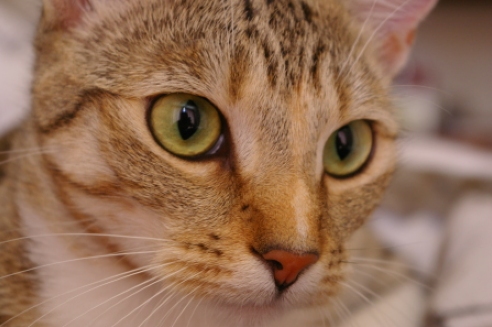
#> input picture cat.png, 492 x 327 px
$ jupyter execute main.ipynb
#> lines starting #> are read from the running program, lines starting #| are printed output that depends on the picture
MEMBER A

[cell 1]
import cv2
import numpy as np
import matplotlib.pyplot as plt

img = cv2.imread("cat.png")
#> img is the input picture: shape (327, 492, 3); mean B, G, R 86.1, 110.9, 147.2
avg_gray = img.mean(axis=2).astype(np.uint8)
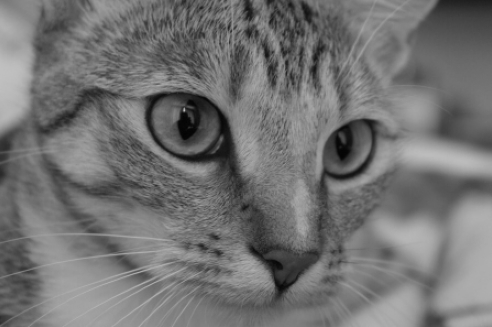
#> avg_gray: shape (327, 492); min 3, max 192, mean 114.4
weighted_gray = cv2.cvtColor(img, cv2.COLOR_BGR2GRAY)

[cell 2]
# pick a small region (rows y0:y1, cols x0:x1)
y0, x0, size = 100, 100, 100
a = avg_gray[y0:y0+size, x0:x0+size]
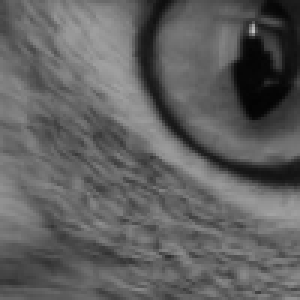
#> a: shape (100, 100) (shown 3 times larger); min 3, max 190, mean 95.7
w = weighted_gray[y0:y0+size, x0:x0+size]

# cast to float first: uint8 subtraction wraps around (3 - 5 = 254)
diff = w.astype(float) - a.astype(float)
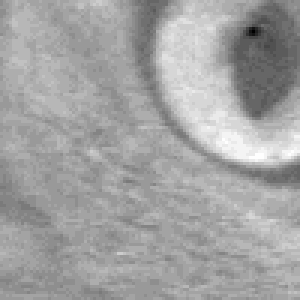
#> diff: shape (100, 100) float64 (shown 3 times larger); min -9, max 16, mean 6.96; drawn with min black and max white

fig, ax = plt.subplots(1, 3, figsize=(12, 4))
ax[0].imshow(a, cmap="gray", vmin=0, vmax=255); ax[0].set_title("avg_gray")
ax[1].imshow(w, cmap="gray", vmin=0, vmax=255); ax[1].set_title("weighted_gray")
ax[2].imshow(diff, cmap="bwr", vmin=-30, vmax=30); ax[2].set_title("weighted - avg")
for axis in ax: axis.axis("off")
plt.show()
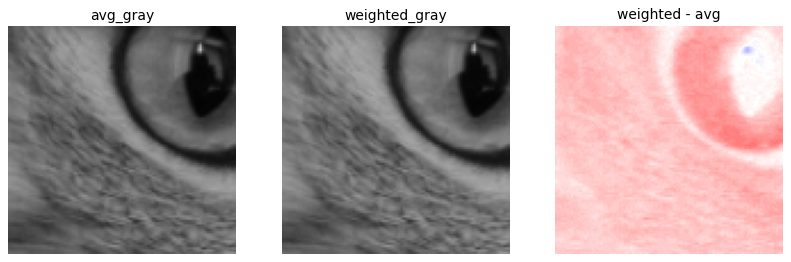
#> figure drawn by matplotlib, 3 panels

print("avg_gray:\n", a)
#> (printed output is left out)
print("weighted_gray:\n", w)
#> (printed output is left out)
print("difference:\n", diff)
#> (printed output is left out)
print("mean abs diff:", np.abs(diff).mean(), " max:", np.abs(diff).max())
#| mean abs diff: 6.9902  max: 16.0

Member B

[cell 3]
def convert_bits(img,b):
#> called with b = 2
    step = 255 / (2**b - 1)
    index = np.round(img / step)
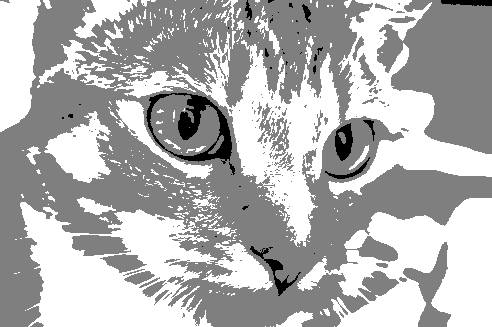
#> index: shape (327, 492) float64; min 0, max 2, mean 1.39; drawn with min black and max white
    recon = index * step
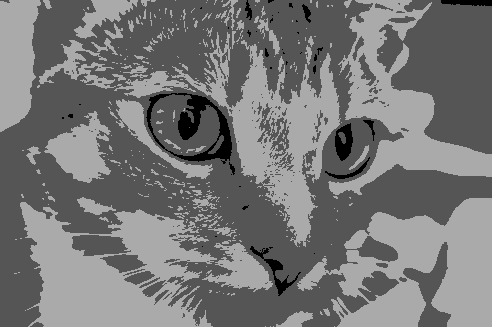
#> recon: shape (327, 492) float64; min 0, max 170, mean 118.4
    return recon

[cell 4]
bits2_img = convert_bits(weighted_gray, 2)
bits3_img = convert_bits(weighted_gray, 3)
bits4_img = convert_bits(weighted_gray, 4)
#> call 3 of convert_bits, with b = 4
#> in convert_bits (call 3), `index = np.round(img / step)`:
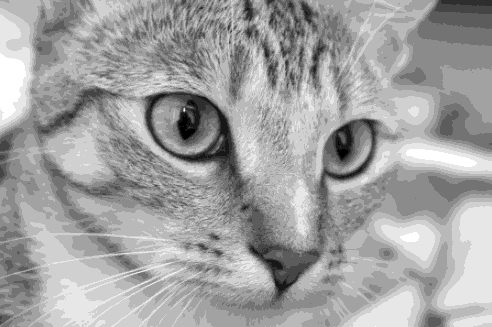
#> index: shape (327, 492) float64; min 0, max 11, mean 6.99; drawn with min black and max white

fig, ax = plt.subplots(1, 4, figsize=(20,10))
ax[0].imshow(bits2_img, cmap="gray", vmin=0, vmax=255); ax[0].set_title("2 bits")
ax[1].imshow(bits3_img, cmap="gray", vmin=0, vmax=255); ax[1].set_title("3 bits")
ax[2].imshow(bits4_img, cmap="gray", vmin=0, vmax=255); ax[2].set_title("4 bits")
ax[3].imshow(weighted_gray, cmap="gray", vmin=0, vmax=255); ax[3].set_title("8 bits")
for axis in ax: axis.axis("off")
plt.show()

MEMBER C

[cell 5]
def mean_abs_err(img):
    return np.abs(weighted_gray.astype(float) - img.astype(float)).mean()

[cell 6]
IMAGE = [bits2_img, bits3_img, bits4_img]
mae = [mean_abs_err(i) for i in IMAGE]
#> mae = [22.86, 9.21, 4.24]

[cell 7]
bits = [2, 3, 4]

plt.plot(bits, mae, "o-")          # "o-" = dots joined by a line
for b, e in zip(bits, mae):
    plt.text(b, e, f" {e:.2f}")    # write the value next to each dot
#> this loop made 3 passes
#> e on passes 1 to 3: 22.86, 9.21, 4.24
plt.xticks(bits)                   # show only 2, 3, 4 on the x-axis
plt.xlabel("bits")
plt.axhline(y=10, color="red", linestyle="--", label="threshold = 10")
plt.ylabel("mean absolute error")
plt.title("Quantization error vs bits")
plt.grid(True)
plt.show()
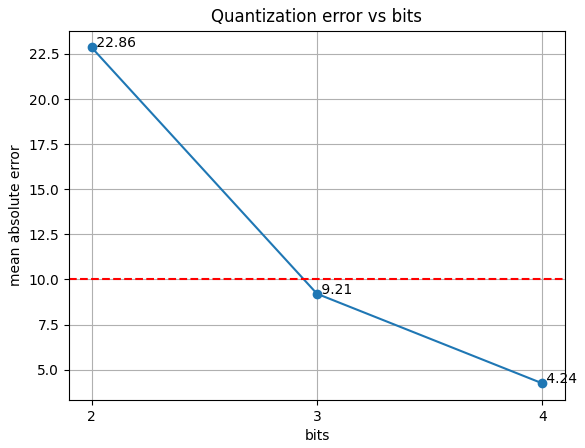
#> figure drawn by matplotlib, 1 panel

[cell 8]
y0, x0, size = 100, 100, 100
bits3 = bits3_img[y0:y0+size, x0:x0+size]
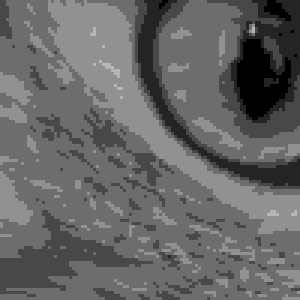
#> bits3: shape (100, 100) float64 (shown 3 times larger); min 0, max 182.1, mean 101.7
w = weighted_gray[y0:y0+size, x0:x0+size]

diff = w.astype(float) - bits3.astype(float)
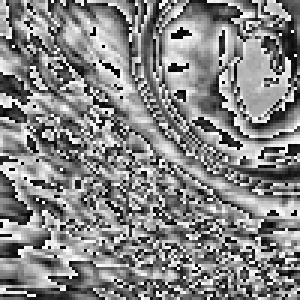
#> diff: shape (100, 100) float64 (shown 3 times larger); min -18.14, max 18.14, mean 0.92; drawn with min black and max white

fig, ax = plt.subplots(1, 3, figsize=(12, 4))
ax[0].imshow(bits3, cmap="gray", vmin=0, vmax=255); ax[0].set_title("3 bits")
ax[1].imshow(w, cmap="gray", vmin=0, vmax=255); ax[1].set_title("weighted gray")
ax[2].imshow(diff, cmap="bwr", vmin=-30, vmax=30); ax[2].set_title("weighted - 3 bits")
for axis in ax: axis.axis("off")
#> this loop made 3 passes
plt.show()
